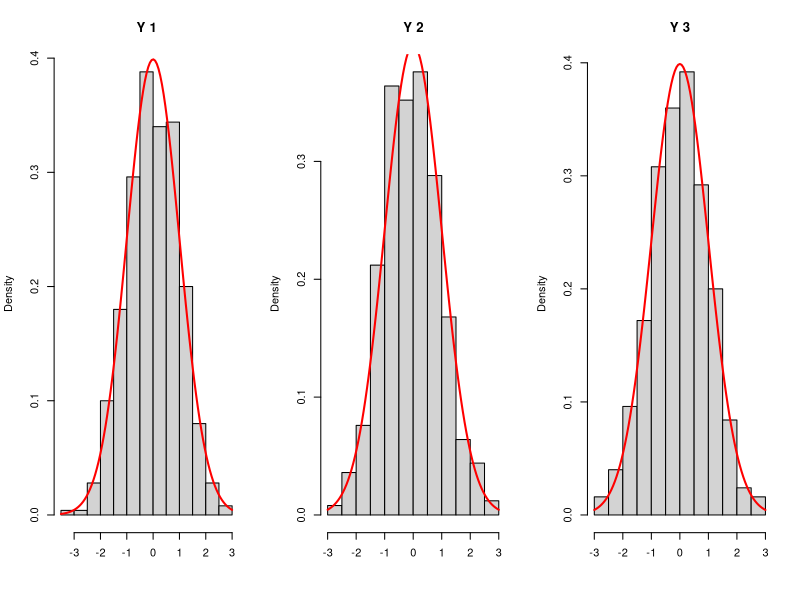

Generate this figure with R:

set.seed(42)
n <- 1
size <- 10
prob <- c(0.3, 0.5, 0.2)
result <- stats::rmultinom(n, size, prob)
print(result)




set.seed(48105)
n <- 500
p <- 3

Omega_inv <- diag(p)
for(i in 1:p) {
    for(j in 1:p) {
        Omega_inv[i,j] <- 0.7^abs(i-j)
    }
}    
out <- base::eigen(Omega_inv, symmetric = TRUE)
Omega_inv_sprt <- base::tcrossprod(out$vec*rep(out$val^(0.5), each=p), out$vec)
Omega <- base::tcrossprod(out$vec*rep(out$val^(-1), each=p), out$vec)
round(Omega, 2)

Y <- matrix(rnorm(n*p), nrow=n, ncol=p) %*% Omega_inv_sprt
apply(Y, 2, mean)

cov(Y)
Omega_inv

plot_hist_with_density <- function(data, omega_inv) {
    
    sd_vector <- sqrt(diag(omega_inv))
    
    par(mfrow = c(1, ncol(data)))
    
    for (i in 1:ncol(data)) {
        hist(data[, i], main = paste("Y", i), xlab = "", prob = TRUE)
        curve(dnorm(x, mean = 0, sd = sd_vector[i]), col = "red", lwd = 2, add = TRUE)
    }
    
    par(mfrow = c(1, 1))
}

plot_hist_with_density(data = Y, omega_inv = Omega_inv)

